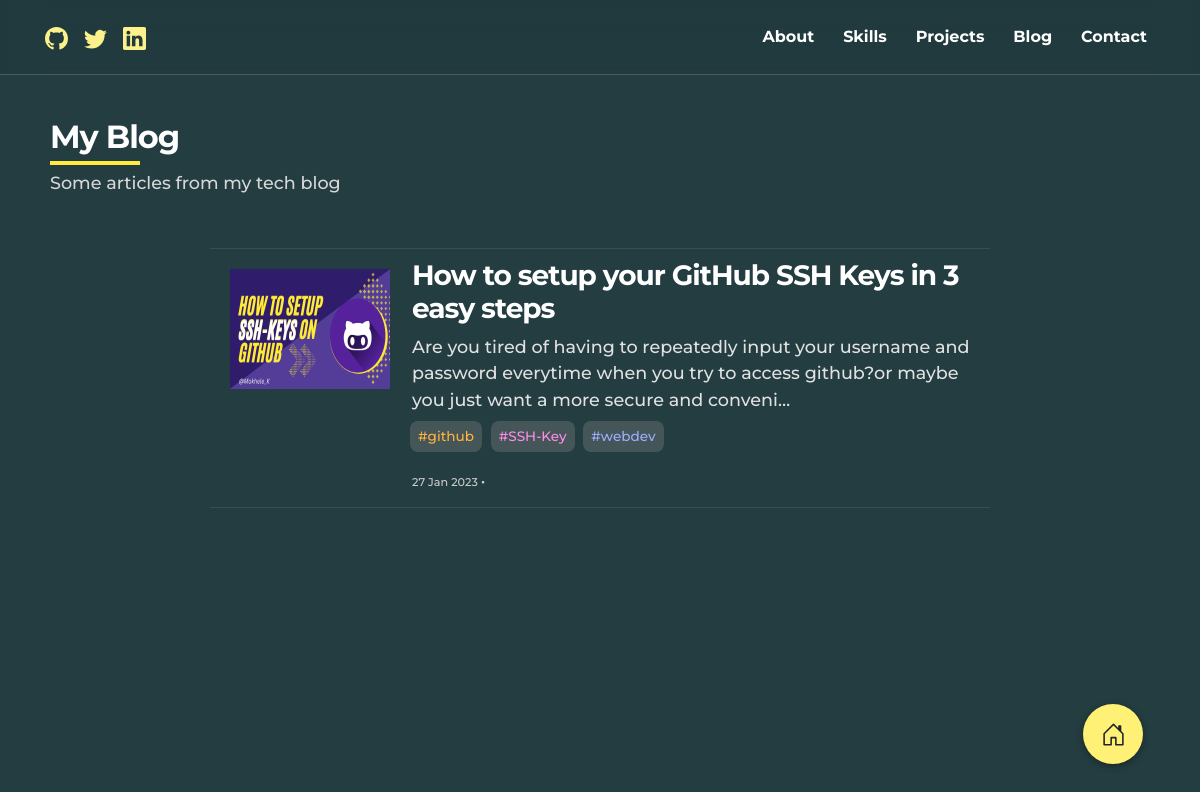
Screenshot of /blog/ with the database file from the repository.
### blog_app/models.py (models this page shows, shortened)
class Article(models.Model):
    title = models.CharField(max_length=80)
    subtitle = models.CharField(max_length=500)
    thumbnail = models.ImageField(upload_to="blog")
    body = QuillField()
    date_posted = models.DateTimeField(auto_now_add=True)
    featured_article = models.BooleanField(default=False)
    tags = models.ManyToManyField(Tag, null=True, blank=True)
    slug = models.SlugField(null=True)
    ordering = models.IntegerField( unique = True , null= True , blank = True   )
    date_added = models.DateTimeField(auto_now_add=True, blank=True,null=True)

class Tag(models.Model):
	name = models.CharField(max_length=100)

### blog_app/views.py (the view)
# urls.py: path('',views.all_articles,name="all_articles"),  # display all projects
def all_articles(request):
    articles = Article.objects.all()
    paginator = Paginator(articles, 10)
    page_number = request.GET.get('page')
    page_obj = paginator.get_page(page_number)
    context = {"articles": page_obj}
    return render(request , 'blog_app/article_list.html', context)

### main_app/templatetags/read-time.py (called while the page is built)
def read(html):
    return readtime.of_html(html)

### blog_app/templates/blog_app/article_list.html (shortened to what this page needs)
{% extends 'main_app/base.html' %}
{% load static %}
{% load read-time %}
{% block content %}
<section class="py-5" id="blog" >
  <div class="container">
    <h2 id="sections" style="margin-left: 5px;color: white;margin-top: 0cm;margin-bottom: 0cm;">My Blog </h2>
    <div style="width:100px;overflow:hidden">
      <hr style="color: #ffec42;border: 2px #ffec42 solid ; opacity: 1;margin:5px ">
    </div>
    <p style="margin-left: 5px;color:rgb(215, 215, 215);margin-top: 0cm;margin-bottom: 3px;font-size:1.1rem;"> Some
      articles from my tech blog </p>
  </div>
  <br><br>
  <div class="container-fluid blog-container">
    <div class="row d-flex justify-content-center">
      {% for article in articles %}
      <div class=" col-12 col-md-10 col-lg-9">
        {% if forloop.counter == 1 %}
        <div class="d-flex"
          style="border-top:1px  solid rgba(200, 200, 200, 0.126);border-bottom:1px  solid rgba(200, 200, 200, 0.126);">
          {% else %}
          <div class="d-flex" style="border-bottom:1px  solid rgba(200, 200, 200, 0.126);">
            {% endif %}
            <div class="blog-img" style="margin: 20px;">
              <img height="150" src="{{article.thumbnail.url}}" alt="">
            </div>
            <div class="">
              <a href="{% url 'blog_app:article' article.slug %}" class="article-link">
                <h3 class="blog-title" style="margin-left: 2px;margin-top:10px;color:white">{{article.title}}</h3>
              </a>
              <p style="margin-left: 2px;margin-right: 20px;margin-bottom: 8px;color:rgb(225, 225, 225); font-size: 1.1rem;"
                class="blog-subtitle">
                {{article.subtitle|truncatechars:160}}
              </p>
                <div class="d-flex">
                  {% for tag in article.tags.all %}
                  <div >
                    <div  style="background-color: #8b8b8b53 ; border-radius: 8px;">
                      <p class="d-flex justify-content-center" style="padding:5px 8px;font-size: 0.85rem;color: {% cycle '#ffb43c' '#ff8de8' '#9eaeff' '#dc97ff' '#94ffb4' '#b0f5ff' '#ffa8ad' %};">{{tag.name}}</p>
                    </div>
                  </div> &nbsp;&nbsp;
                {% endfor %}
              </div>
              <div class="row">
                <div class="col">
                  <p style="font-size: 0.7rem;color:rgb(206, 206, 206);margin-left: 2px;margin-top: 3px;">
                    {{article.date_posted|date:" d M Y"}} <span style="font-weight:700;font-size:larger"> &centerdot;
                    </span> {{article.body.html|readtime}}</p>
                </div>
              </div>
            </div>
          </div>
        </div>
        {% endfor %}
      </div>
    </div>
</section>
<footer style="height: 6rem; bottom: 0; position: fixed; width: 100%; margin-top: 2rem; ">
  <div style="width:93%" class="container-fluid">
      <div class="d-flex justify-content-end">
          <a style="color: #292929 !important;" href="{% url 'main_app:homePage' %}">
            <button style="height: 60px;width: 60px;background-color: #fff175;box-shadow: 0 2px 6px rgb(28, 40, 37);" class="btn rounded-circle" >
            </button>
          </a>
      </div>
  </div>
</footer>
{% endblock content %}

### static/css/main.css (style rules this page uses)
section { background-color: #233d41 !important; }
a { font-weight: normal; text-decoration: none !important; transition: all 0.4s ease; }
h1, h2, h3, h4, h5, h6 { font-weight: bold; letter-spacing: -1px; }
h2 { color: #ffffff; font-size: 2.4em; font-weight: bold; }
h3 { color: #ffffff; }
p { color: #e8e8e8 ; }
h3, b, strong { font-weight: bold; }
@media (min-width: 767px) { h2 { font-size: 2em; } }
@media (min-width: 601px) { .blog-img img { width: 160px !important; height: 120px !important; top:50; bottom:50; } }
@media (min-width: 601px) { .blog-subtitle { display: block; } }
@media (min-width: 900px) { .blog-container { width:90% } }

### rows the page displays
Article: thumbnail (picture), title "How to setup your GitHub SSH Keys in 3 easy steps", subtitle "Are you tired of having to repeatedly input your username and password everytime when you try to access github?or maybe you just want a more secure and conveni…", date_posted "27 Jan 2023"
Tag: name "#github"
Tag: name "#SSH-Key"
Tag: name "#webdev"
